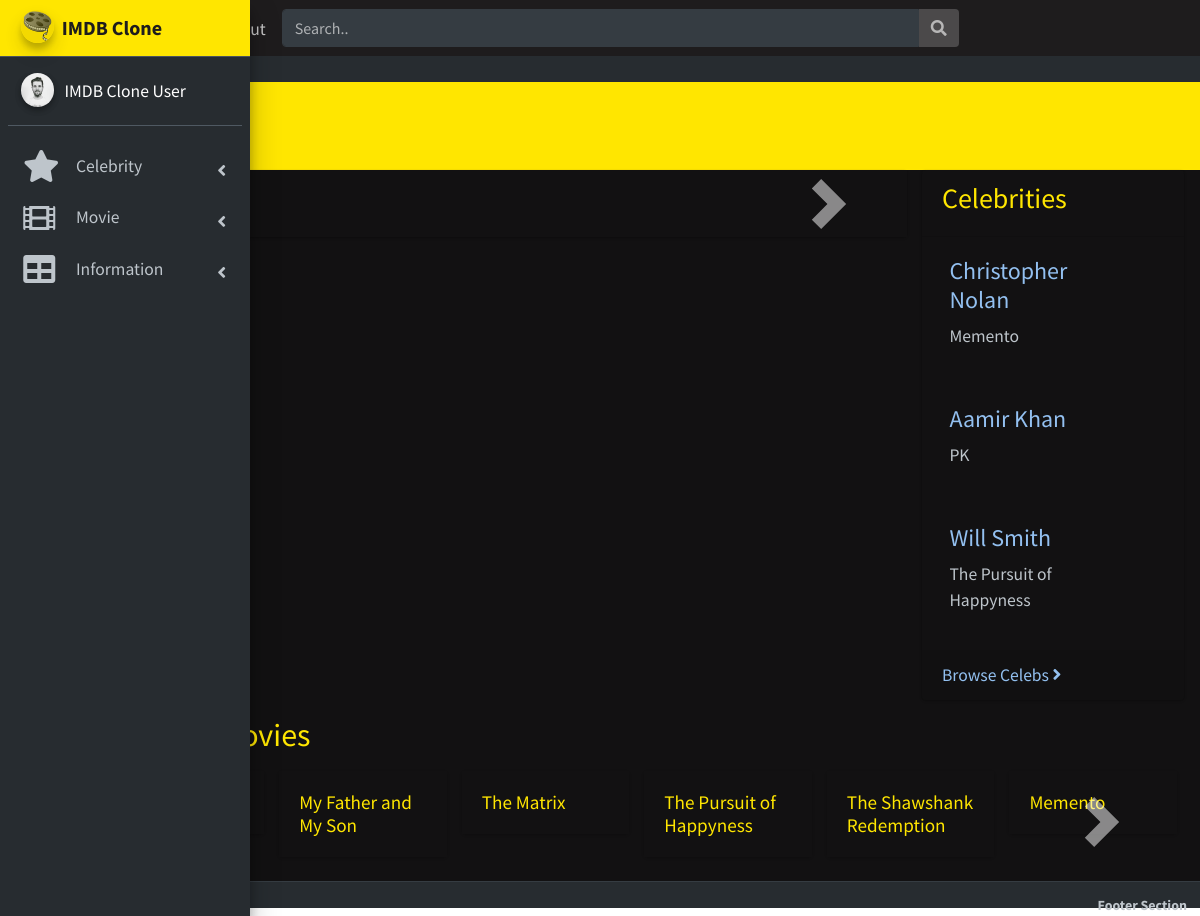
The page / on the database its author committed.
### celebs/models.py (models this page shows, shortened)
class Celebrity(NameSlugStampedModel):
    name = models.CharField(
        _('full name'), max_length=245, unique=False, db_index=True,
        blank=True, editable=False, help_text=_('computed full name'))
    birth_name = models.CharField(
        _('birth name'), max_length=245, blank=True)
    first_name = models.CharField(
        _('first name'), max_length=75)
    last_name = models.CharField(
        _('last name'), max_length=75, default='', blank=True)
    nick_name = models.CharField(
        _('nick name'), max_length=50, default='', blank=True)
    is_featured = models.BooleanField(
        _('featured'), default=False)
    imdb_id = models.CharField(
        _('IMDB Id'), max_length=15, default='', blank=True,
        db_index=True)
    birthdate = models.DateField(
        _('birth date'), blank=True, null=True)
    birth_place = models.CharField(
        _('birth place'), max_length=200, default='', blank=True)
    deathdate = models.DateField(
        _('death date'), blank=True, null=True)
    death_place = models.CharField(
        _('death place'), max_length=200, default='', blank=True)
    death_reason = models.CharField(
        _('death reason'), max_length=255, default='', blank=True)
    content = RichTextField(
        _('biography'), default='', blank=True)
    content_source = models.URLField(
        _('content source'), default='', blank=True)
    trailer = models.URLField(
        _('trailer'), default='', blank=True,
        help_text=_('trailer url (ONLY for youtube videos yet)'))
    trailer_info = models.CharField(
        _('trailer info'), max_length=250, default='', blank=True)
    image = models.ImageField(
        _('image'), upload_to=celeb_directory_path,
        blank=True, null=True)
    image_credit = models.CharField(
        _('image credit'), max_length=250, default='', blank=True)
    duties = models.ManyToManyField(
        Duty, blank=True,
        related_name='celebs', verbose_name=_('duties'),
        help_text=_("Celebrities' duties in movies"))
    class Meta:
        verbose_name = _('celebrity')
        verbose_name_plural = _('celebrities')

### movies/models.py (models this page shows, shortened)
class MovieCrew(models.Model):
    duty = models.ForeignKey(
        'celebs.Duty', on_delete=models.CASCADE, default=1,  # default is Cast
        related_name='moviecrews', verbose_name=_('duty'))
    movie = models.ForeignKey(
        Movie, on_delete=models.CASCADE,
        related_name='moviecrews', verbose_name=_('movie'))
    crew = models.ForeignKey(
        'celebs.Celebrity', on_delete=models.CASCADE,
        related_name='moviecrews', verbose_name=_('crew'))
    role = models.CharField(
        _('role'), max_length=75, default='', blank=True,
        help_text=_(
            'e.g. short story, screenplay for writer or voice for cast'))
    screen_name = models.CharField(
        _('screen name'), max_length=75, default='', blank=True,
        help_text=_("crew's name on movie"))
    list_order = models.PositiveSmallIntegerField(
        _('list order'), validators=[MinValueValidator(1)],
        help_text=_(
            'order of appearance on movie. normal appearance should \
            be producer(s) > director(s) > writer(s) > cast(s)'))
    class Meta:
        verbose_name = _('movie crew')
        verbose_name_plural = _('movie crews')
        unique_together = ('movie', 'list_order')

class Movie(NameSlugStampedModel):
    name = models.CharField(
        _('title'), max_length=245, unique=True)
    original_name = models.CharField(
        _('original title'), max_length=245, default='', blank=True)
    is_featured = models.BooleanField(
        _('featured'), default=False)
    release_date = models.DateField(
        _('release date'), blank=True, null=True)
    duration = models.PositiveSmallIntegerField(
        _('duration'), default=0, blank=True, help_text=_('in minutes'))
    imdb_rating = models.FloatField(
        _('IMDB rating'), default=0, blank=True,
        validators=[
            MinValueValidator(0.0, message=_(
                'min. value cannot be negative')),
            MaxValueValidator(10.0, message=_(
                'max. value cannot be more then 10'))],
        help_text=_('e.g. 6.8'))
    imdb_raters_count = models.PositiveIntegerField(
        _('IMDB raters count'), default=0, blank=True)
    imdb_id = models.CharField(
        _('IMDB Id'), max_length=15, default='', blank=True,
        db_index=True)
    intro = models.TextField(
        _('intro'), default='', blank=True, max_length=500)
    content = RichTextField(
        _('content'), default='', blank=True)
    content_source = models.URLField(
        _('content source'), default='', blank=True)
    trailer = models.URLField(
        _('trailer'), default='', blank=True,
        help_text=_('trailer url (ONLY for youtube videos yet)'))
    trailer_info = models.CharField(
        _('trailer info'), max_length=250, default='', blank=True)
    country = models.CharField(
        _('country'), max_length=100, default='', blank=True)
    language = models.CharField(
        _('language'), max_length=100, default='', blank=True)
    image = models.ImageField(
        _('image'), upload_to=movie_directory_path,
        blank=True, null=True)
    image_credit = models.CharField(
        _('image credit'), max_length=250, default='', blank=True)
    pg_rating = models.ForeignKey(
        PgRating, on_delete=models.SET_NULL, blank=True, null=True,
        related_name='movies', verbose_name=_('PG rating'))
    genres = models.ManyToManyField(
        Genre, blank=True,
        related_name='movies', verbose_name=_('genre'))
    crews = models.ManyToManyField(
        'celebs.Celebrity', through='MovieCrew', blank=True,
        related_name='movies', verbose_name=_('crews'))
    @cached_property
    def duration_humanize(self):
        return get_duration_humanize(self.duration)
    @cached_property
    def release_year(self):
        return self.release_date.year
    class Meta:
        verbose_name = _('movie')
        verbose_name_plural = _('movies')

### core/views.py (the view)
# urls.py: 2. Add a URL to urlpatterns:  path('', Home.as_view(), name='home')
class Home(TemplateView):
    def get_context_data(self, *args, **kwargs):
        context = super().get_context_data(*args, **kwargs)
        context['title'] = _('IMDB Clone')
        context['featured_movies'] = get_featured_movies(8)
        context['featured_celebs'] = get_featured_celebs(3)
        return context

### celebs/procedure.py (called while the page is built)
def get_celebs_queryset():
    return Celebrity.objects.only(
        'slug', 'name', 'image')

def get_featured_celebs(num=number_of_items):
    featured = get_celebs_queryset().filter(
        Q(is_featured=True) & (
            Q(trailer__isnull=False) | Q(image__isnull=False)))
    if len(featured):
        featured = list(featured)
        shuffle(featured)  # make the list randomly ordered
        return featured[:num]
    else:
        return get_latest_celebs(num)

### core/models.py (called while the page is built)
    def __str__(self):
        return self.name

### core/procedure.py (called while the page is built)
def get_duration_humanize(duration):
    hours = duration // 60
    minutes = duration % 60
    return f'{hours}h {minutes}min'

### core/templatetags/variabletags.py (called while the page is built)
@register.filter
def loopnumequal(value, arg):
    if value in range(arg, 100, arg):
        return True

@register.filter
def loopnumequal_1(value, arg):
    if value in range(arg+1, 100, arg):
        return True

### movies/procedure.py (called while the page is built)
def get_movies_queryset():
    return Movie.objects.select_related(
        'pg_rating').prefetch_related('genres').only(
            'slug', 'name', 'image', 'release_date', 'imdb_rating',
            'duration', 'pg_rating')

def get_featured_movies(num=number_of_items):
    featured = get_movies_queryset().filter(
        Q(is_featured=True) & (
            Q(trailer__isnull=False) | Q(image__isnull=False)))
    if len(featured):
        featured = list(featured)  # make featured queryset a list
        shuffle(featured)  # make the list randomly ordered
        return featured[:num]
    else:
        return get_latest_movies(num)

### assets/templates/html/lte/index.html (shortened to what this page needs)
{% extends 'html/lte/base.html' %}
{% load static i18n imagekit variabletags %}
{% block content %}
  <div class="row">
    <div class="col-lg-9">
      <div class="card box">
        <div class="card-body">
          {% if featured_movies %}
          <div id="carouselExampleIndicators" class="carousel slide"
              data-ride="carousel" data-interval="3000">
            <a class="carousel-control-prev" href="#carouselExampleIndicators"
                role="button" data-slide="prev">
            </a>
            <a class="carousel-control-next" href="#carouselExampleIndicators"
                role="button" data-slide="next">
              <span class="carousel-control-next-icon" aria-hidden="true"></span>
            </a>
          </div>
          {% endif %}
        </div>
      </div>
    </div>
    <div class="col-lg-3">
      <div class="card right-side">
        <div class="card-header">
          <h3 class="h3 ic-color">
            {% trans 'Celebrities' %}</h3>
        </div>
          {% for celeb in featured_celebs %}
          <div class="card-body">
            <div class="col-8 float-left">
              <h4>
                <a href="{% url 'celeb-detail' celeb.slug %}">
                  {{ celeb.name }}</a></h4>
              <p>{{ celeb.moviecrews.first.movie }}</p>
            </div>
          </div>
          {% endfor %}
        <div class="card-footer">
          <a href="{% url 'celeb-list' %}">
            {% trans 'Browse Celebs' %}
            <i class="right fas fa-angle-right"></i></a>
        </div>
      </div>
    </div>
  </div>
  <section id="multi-item-carousel">
    <section class="section-preview">
      {% if featured_movies %}
      <h2 class="ic-color">{% trans 'Featured movies' %}</h2>
      <div id="multi-item"
          class="carousel slide carousel-multi-item" data-ride="carousel">
        <div class="controls-top">
          <a class="carousel-control-prev" href="#multi-item"
              role="button" data-slide="prev">
          </a>
          <a class="carousel-control-next" href="#multi-item"
              role="button" data-slide="next">
            <span class="carousel-control-next-icon" aria-hidden="true"></span>
          </a>
        </div>
        <div class="carousel-inner" role="listbox">
        {% for movie in featured_movies %}
          {% if forloop.first %}
          <div class="carousel-item active">
          {% endif %}
            <div class="col-md-2 float-left">
              <div class="card mb-2 bg-dark">
                <a href="{% url 'movie-detail' movie.slug %}">
                  <div class="card-body">
                    <h4 class="card-title ic-color">{{ movie.name }}</h4>
                  </div>
                </a>
              </div>
            </div>
          {% if forloop.counter|loopnumequal:6 %}
          </div>
          {% endif %}
        {% endfor %}
      </div>
      {% endif %}
    </section>
  </section>
{% endblock %}

### assets/static/html/lte/css/site.css (style rules this page uses)
body { font-size: 1.1rem; }
.skin-midnight .content-wrapper.home-wrapper, .home-wrapper .skin-midnight .right-side, .home-wrapper .skin-midnight .box, .home-wrapper .card-body { background-color: #121112; border: 0; }
.skin-midnight .box-solid, .skin-midnight .box { border: 0px solid #272c30; }
.home-wrapper h4.card-title { font-size: 1.2rem; }
.home-wrapper a>.card-body>h4.card-title { color: #ffe600; }
div { display: block; }
.carousel-multi-item .carousel-inner { padding-top: .5rem; padding-bottom: 1rem; }
.carousel-item { transition: -webkit-transform .6s ease-in-out; transition: transform .6s ease-in-out; transition: transform .6s ease-in-out,-webkit-transform .6s ease-in-out; }
.carousel-control-prev-icon, .carousel-control-next-icon { width: 50px; height: 50px; border: 0px #121112; }
.ic-color { color: #ffe600; }
.skin-midnight .right-side { background-color: #121112; }
.skin-midnight a { color: #93c0f0; text-decoration: none; }

### rows shown on the page
Celebrity: name "Christopher Nolan", moviecrews.first.movie "Memento"
Celebrity: name "Aamir Khan", moviecrews.first.movie "PK"
Celebrity: name "Will Smith", moviecrews.first.movie "The Pursuit of Happyness"
Movie: name "My Father and My Son"
Movie: name "The Matrix"
Movie: name "The Pursuit of Happyness"
Movie: name "The Shawshank Redemption"
Movie: name "Memento"
